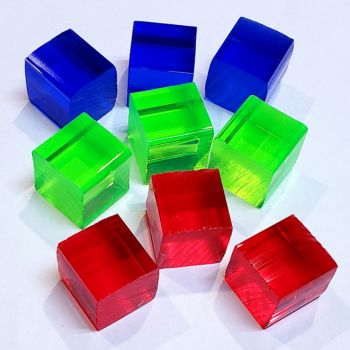
#> input picture RGB-cubes.jpg, 350 x 350 px
$ python 1-pseudo-code.py
#> lines starting #> are read from the running program, lines starting #| are printed output that depends on the picture; after the words box and inside, x2 and y2 are one past the last pixel; in counts of white or black regions, pixels touching at a corner belong together
import cv2
import numpy as np

# Load the image
image = cv2.imread('RGB-cubes.jpg')
#> image is the input picture: shape (350, 350, 3); mean B, G, R 160.1, 158.1, 154.9

# Convert the image to HSV (Hue, Saturation, Value) color space
hsv = cv2.cvtColor(image, cv2.COLOR_BGR2HSV)
#> hsv: shape (350, 350, 3); mean H, S, V 107, 125.6, 218.2

# Constants
min_s = 110
max_s = 255
min_v = 0
max_v = 255

# Define the range of colors to detect for red, green, and blue
lower_limit = np.array([10, min_s, min_v])
upper_limit = np.array([50, max_s, max_v])

# Create masks for each color
mask_color = cv2.inRange(hsv, lower_limit, upper_limit)
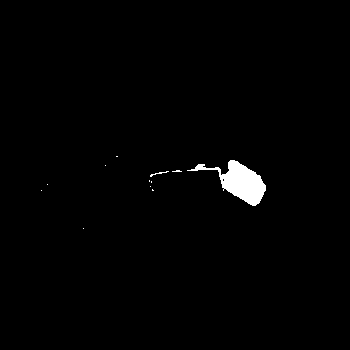
#> mask_color: shape (350, 350); 1.2% white; 12 white regions (10 under 20 px), largest, box (x1, y1, x2, y2) and area: (187, 160, 266, 206) 1394, (150, 171, 169, 177) 28
cv2.imshow('Color Mask', mask_color)
#cv2.bitwise_or(mask_1, mask_2)

# Create the corresponding color-separated image
color_image = cv2.bitwise_and(image, image, mask=mask_color)

cv2.imshow('Color Image', color_image)

# Press any key to close the window
cv2.waitKey(0)
cv2.destroyAllWindows()

$ run again, with document-to-scan.jpg copied over RGB-cubes.jpg
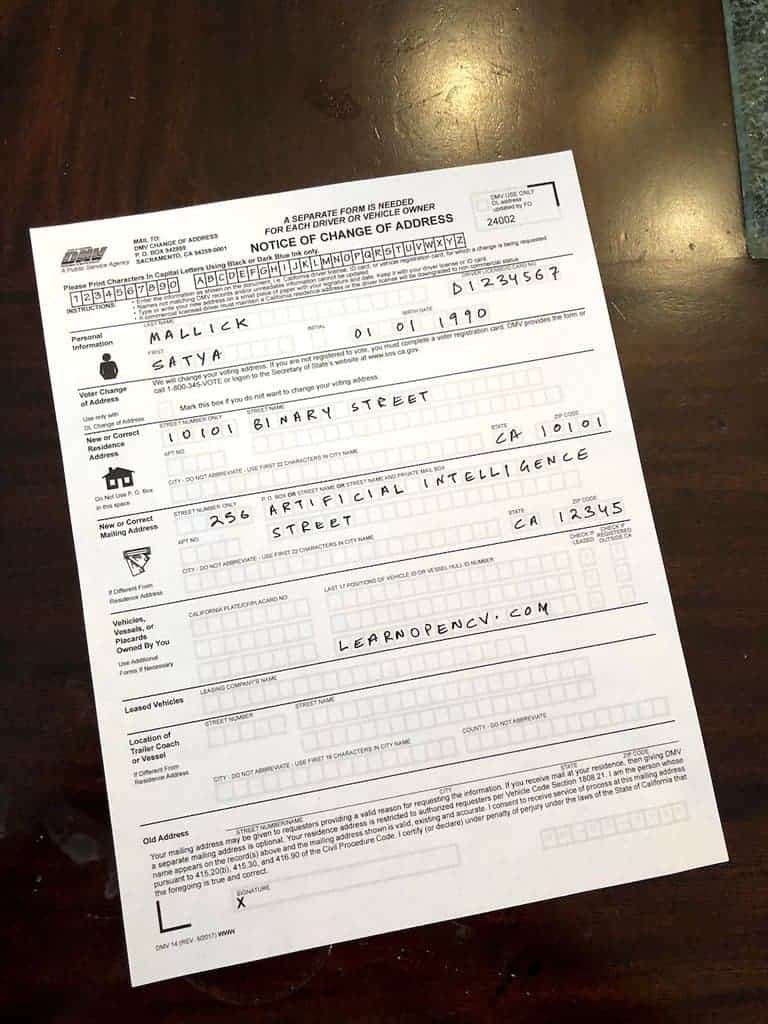
#> input picture document-to-scan.jpg, 768 x 1024 px
#> image is the input picture: shape (1024, 768, 3); mean B, G, R 136, 144.3, 154.9
#> hsv: shape (1024, 768, 3); mean H, S, V 19.3, 72, 155
#> `mask_color = cv2.inRange(hsv, lower_limit, upper_limit)`:
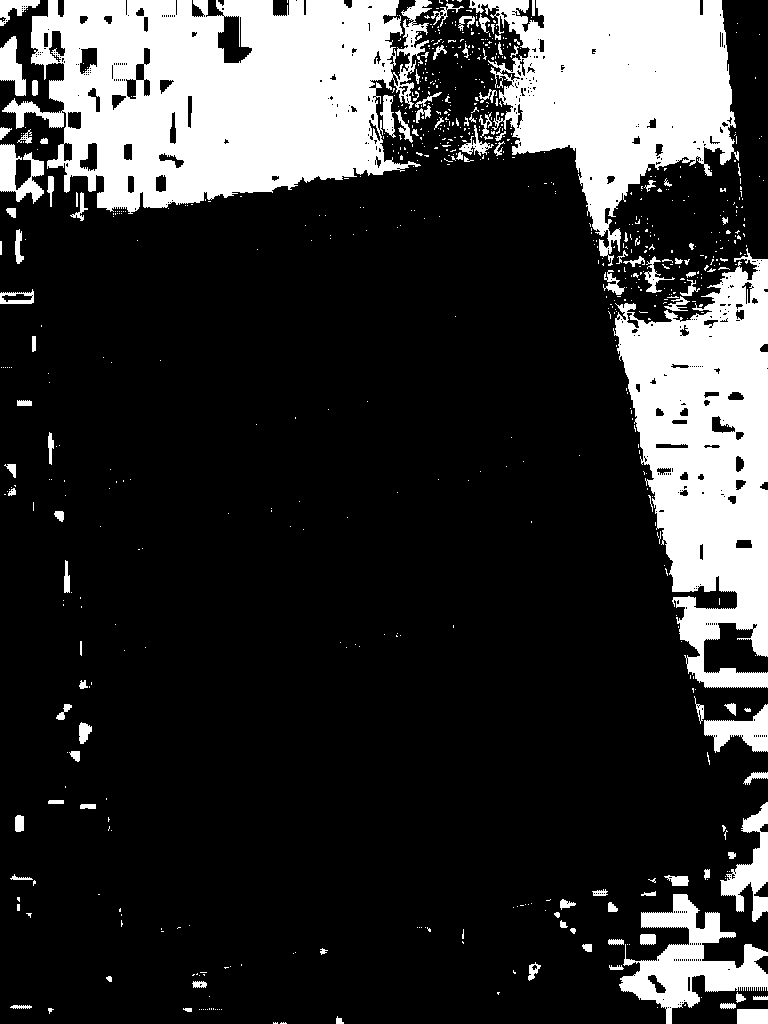
#> mask_color: shape (1024, 768); 20.7% white; 744 white regions (633 under 20 px), largest, box (x1, y1, x2, y2) and area: (2, 0, 432, 214) 61123, (613, 248, 768, 688) 39574, (469, 0, 739, 266) 37086
#> `color_image = cv2.bitwise_and(image, image, mask=mask_color)`:
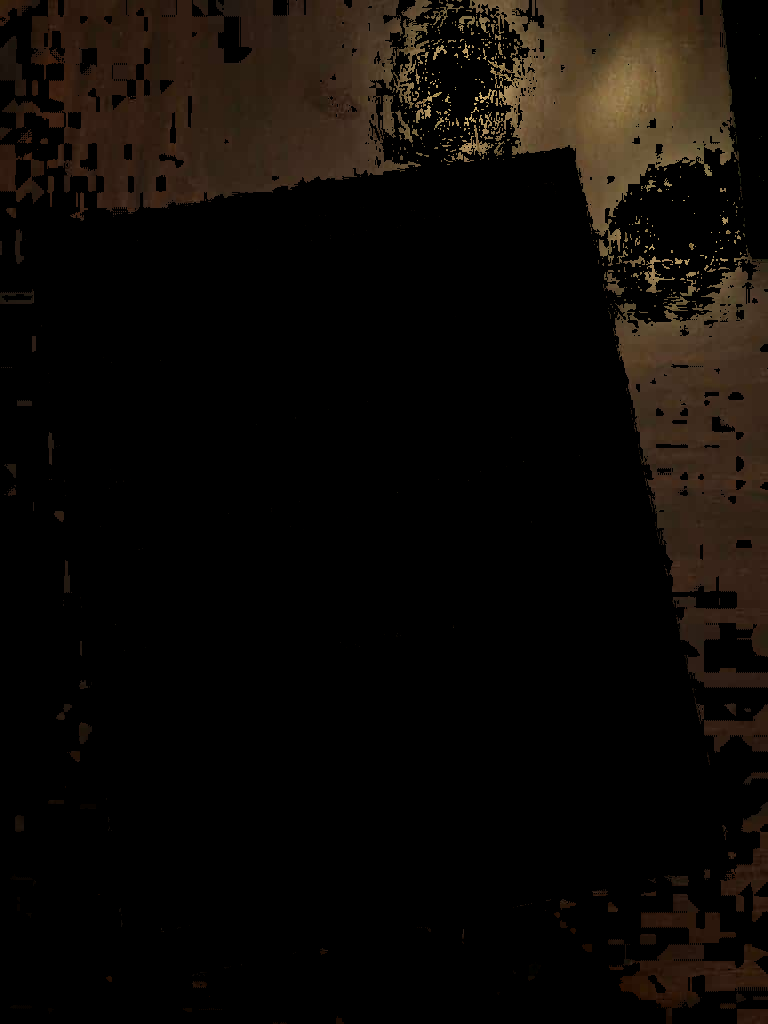
#> color_image: shape (1024, 768, 3); mean B, G, R 6.3, 9.9, 13.8
